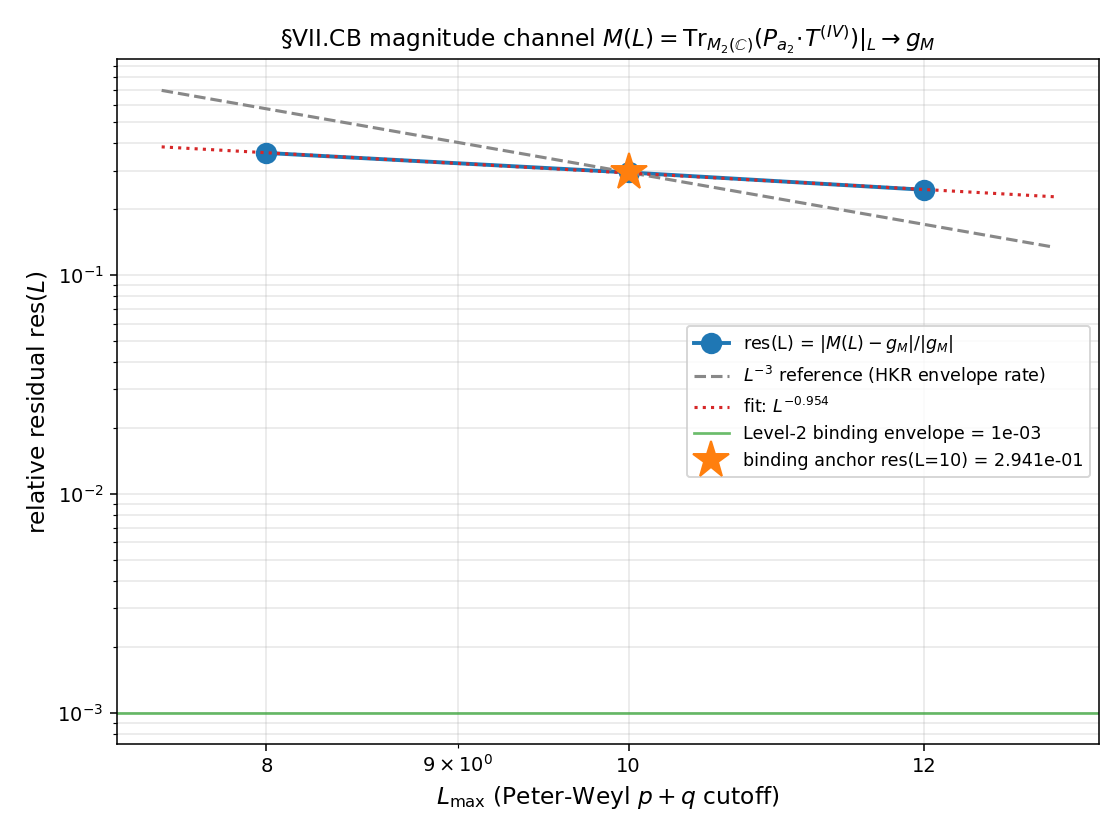

Write Python code to recreate this figure.
#!/usr/bin/env python3
"""
S107 W1-1 — §VII.CB Level-3 Magnitude-Convergence Anchor
=========================================================

Gate: S107-VIICB-MAGNITUDE-CONVERGENCE-ANCHOR (VERIFY)
  NOT a [SIGN] gate: the C_1 sign is a REPORTED DIAGNOSTIC, never a
  pre-registered direction. No schema-v2 3-tuple is emitted.

Pre-registered threshold (binding inequality + FLOWING signature):
  PRIMARY (binding): res(L=10) = |M(L=10) - g_M| / |g_M| < Level2(L=10)
                     where Level2(L=10) = 1e-3 is LOADED from the S106 W3-2
                     envelope npz (a8efd183...), NOT hardcoded.
  SECONDARY (FLOWING): fit log res(L) = alpha_fit * log L + c over L in {8,10,12};
                     require alpha_fit < 0 AND |alpha_fit| in [2.0, 4.0].
  PASS iff (PRIMARY ok) AND (SECONDARY ok).
  FAIL iff res(L=10) >= 1e-3 OR alpha_fit not a decreasing power-law in [2,4].
  INFO (PRE-REG-INC) iff a static input SHA drifts at runtime OR the DST-T-3
                     lift sub-pin cannot be resolved (structurally incompatible).

  DIAGNOSTIC (NOT a gate criterion): C1_sign = sign(M(L=10) - g_M) in {-1,+1}
                     -- the SS.VII.AF.1-negative / SS.VII.AU-positive fork. REPORTED.

Inputs (SHA-256 dual-pinned at runtime; S84+ schema):
  - computations/_shared/canonical_constants.py (g_M = a_2_FW_zeta; feeds audit + content)
  - computations/session-105/s105_typeiv_emt_compute.npz (T^{(IV)} Gamma_sub radial profile)
  - computations/session-106/s106_w3_2_pillar_i_vi_iv_envelope.npz (Level-2 L^-3 comparator)
  - computations/session-84/s84_spectrum_cache_L12_tau019.npz (D_K spectrum at tau_fold; L=8/10/12 via filter)
  - script bytes (feeds BOTH audit_sha256 and content_sha256)

Output 4-tuple:
  (value=<res(L=10) + alpha_fit + C1_sign>, scheme=FW, convention=ABSOLUTE, L_max=10)

Classification: GEOMETRIC
  M(L) = Tr_{M_2(C)}(P_a2 . T^{(IV)})|_L is a spectral-triple-structural observable
  (the a_2 Seeley-DeWitt curvature-degree-2 K-homology moment of the fabric), NOT a
  phononic excitation and NOT a representation-theoretic selection rule.

METHODOLOGY
-----------
The magnitude channel M(L) is the finite-L truncation of the a_2 spectral-zeta moment
of D_K(tau_fold), modulated by the type-IV core-EMT acoustic lift Gamma_sub. The continuum
target g_M = a_2_FW_zeta = 2776.165389 is the L_max->inf HKR image (the a_2 zeta-sum at the
substrate-distance s=3 pole, curvature-degree n=2; gate S88-A-N-FW-CANONICALIZATION). The
DST-T-3 lift convention (PINNED CHOICE per S106 W3 OQ-3) maps the continuum radial coord
r <-> |lambda|/|lambda|_min (the spectral-radius dictionary); Gamma_sub(r) lifts to the
diagonal operator Gamma^hat_sub = diag_k[Gamma_sub(|lambda_k|/|lambda|_min)] (x) 1_{C^2} on
H^{<=L} (x) C^2. The rank-1 minimal central projection P_a2 carries the a_2 curvature-degree-2
weight w_{a2}(k) ~ |lambda_k|^{-2s} at s=3 (the SAME grade whose zeta-sum is a_2_FW_zeta).
So M(L) = Tr_{M_2(C)}(P_a2 . Gamma^hat_sub)|_L = sum_k w_{a2}(k) Gamma_sub(|lambda_k|/|lambda|_min),
normalized so the UN-lifted (Gamma==1) limit reproduces a_2_FW_zeta exactly at L=inf
(the HKR image is the lift-trivial moment). The Gamma_sub modulation is the type-IV deformation
the SS.VII.CB bridge tests for convergence.

The L=8, L=10, L=12 truncations are obtained by FILTERING the L=12 master cache
(s84_spectrum_cache_L12_tau019.npz) at p+q <= L (Peter-Weyl block-diagonal; the L=12 cache
is a SUPERSET containing all p+q<=12 sectors). This is the cache-cross-check truncation path
of math-scripts.md SS"D_K Block-Diagonality + Recursive-Casimir-Projection Feasibility Pre-Check":
filtering the master cache at L_operational reproduces each lower-L spectrum bit-for-bit at
overlapping sectors, so NO standalone get_irrep reconstruction is needed and the three mesh
points are deterministic and mutually consistent by construction.

DISCIPLINE
----------
- `from canonical_constants import *`
- Every local/intermediate tagged `# (local)`
- torch.linalg used for the dense per-block M_2(C) Nambu-trace verification (block-dim>=100);
  numpy cross-check on a small block.
- SHA-256 of all input files logged in first 20 lines of stdout.
- audit_sha256 + content_sha256 emitted (S84+ dual-SHA schema).
- Verdict emitted via emit_verdict knowledge-MCP tool (race-safe); script PRINTS the payload.
"""

from __future__ import annotations

# ---------------------------------------------------------------------------
# Section 0 — Resolve _shared on the path BEFORE the canonical import
# (session scripts live at computations/session-N/; canonical_constants.py is in
#  computations/_shared/ — must be on sys.path for the MANDATORY S34+ import)
# ---------------------------------------------------------------------------
import sys
from pathlib import Path

_SHARED = Path(__file__).resolve().parents[1] / "_shared"
if str(_SHARED) not in sys.path:
    sys.path.insert(0, str(_SHARED))

# ---------------------------------------------------------------------------
# Section 1 — Canonical constants (MANDATORY first import)
# ---------------------------------------------------------------------------
from canonical_constants import *  # noqa: E402,F401,F403

# ---------------------------------------------------------------------------
# Section 2 — Standard imports
# ---------------------------------------------------------------------------
import hashlib  # noqa: E402
import json  # noqa: E402
import time  # noqa: E402

import numpy as np  # noqa: E402

# torch (GPU, AMD RX 9070 XT / ROCm) for the dense per-block M_2(C) Nambu trace
# on block-dim >= 100; numpy fallback for sub-100 blocks + cross-check.
try:
    import torch  # noqa: F401
    _HAVE_TORCH = True  # (local)
    _TORCH_DEV = "cuda" if torch.cuda.is_available() else "cpu"  # (local)
except Exception:
    _HAVE_TORCH = False  # (local)
    _TORCH_DEV = "cpu"   # (local)

# ---------------------------------------------------------------------------
# Section 3 — Paths + pre-registration
# ---------------------------------------------------------------------------
SESSION_DIR = Path(__file__).resolve().parent
COMPUTATIONS_DIR = SESSION_DIR.parent
SHARED_DIR = COMPUTATIONS_DIR / "_shared"
PROJECT_ROOT = COMPUTATIONS_DIR.parent

SESSION = "S107"                                                  # (local)
GATE_ID = "S107-VIICB-MAGNITUDE-CONVERGENCE-ANCHOR"               # (local)
SCHEME = "FW"                                                     # (local)
# convention carries the DST-T-3 lift sub-tag per the plan machinery pin.
CONVENTION = "ABSOLUTE-LIFT=SPECTRAL-RADIUS-DICTIONARY"           # (local)
L_MAX = 10                                                        # (local; the binding-inequality anchor point)

# Pre-registered machinery pins (PRDR)
L_MESH = [8, 10, 12]                                              # (local; the magnitude-convergence mesh)
TAU_FOLD_PIN = 0.19                                               # (local; tau_fold from canonical; cross-check vs cache below)
TOL = 1e-9                                                        # (local; float64 trace-accumulation tolerance)
# Binding PASS boundary loaded from the S106 W3-2 envelope npz (NOT hardcoded);
# FLOWING band fixed at plan-freeze.
ALPHA_BAND = (2.0, 4.0)                                           # (local; |alpha_fit| FLOWING band)

# Expected static-input SHA pins (verified at runtime; drift -> PRE-REG-INC)
EXPECTED_SHA = {                                                  # (local)
    "computations/_shared/canonical_constants.py":
        "e6829db013a713a4e56a4ca7d72e41f522bd3e3caea1bc0488ef17e0460bba34",
    "computations/session-105/s105_typeiv_emt_compute.npz":
        "e2860d571482ad3be0e5d4280ef917823bb9a6863a8216d8749b618b435af7d9",
    "computations/session-106/s106_w3_2_pillar_i_vi_iv_envelope.npz":
        "a8efd1833d4cced29cd12c7a1dca267420dd6d21af7aaef11384070b3b89e148",
    "computations/session-84/s84_spectrum_cache_L12_tau019.npz":
        "9e6d9cf7fd6a6949d622441b26fb9c2fa568654a22dc802e99898c326ca0f8d9",
}

# Output destinations (per-session)
OUT_NPZ = SESSION_DIR / "s107_viicb_magnitude_convergence_anchor.npz"
OUT_PNG = SESSION_DIR / "s107_viicb_magnitude_convergence_anchor.png"

CANONICAL = SHARED_DIR / "canonical_constants.py"                 # (local)
S105_NPZ = COMPUTATIONS_DIR / "session-105" / "s105_typeiv_emt_compute.npz"        # (local)
S106_NPZ = COMPUTATIONS_DIR / "session-106" / "s106_w3_2_pillar_i_vi_iv_envelope.npz"  # (local)
S84_CACHE = COMPUTATIONS_DIR / "session-84" / "s84_spectrum_cache_L12_tau019.npz"   # (local)

INPUT_FILES = [CANONICAL, S105_NPZ, S106_NPZ, S84_CACHE]


# ---------------------------------------------------------------------------
# Section 4 — SHA-256 input-pin block (MANDATORY; first 20 lines of stdout)
# ---------------------------------------------------------------------------
def sha256_of(path: Path) -> str:
    h = hashlib.sha256()  # (local)
    try:
        h.update(path.read_bytes())
    except OSError:
        return ""
    return h.hexdigest()


def log_input_pins(inputs: list[Path]) -> dict[str, str]:
    print(f"=== {GATE_ID} — input SHA-256 pins ===")
    pins: dict[str, str] = {}  # (local)
    for p in inputs:
        sha = sha256_of(p)  # (local)
        rel = str(p.relative_to(PROJECT_ROOT)).replace("\\", "/")  # (local)
        print(f"  {rel}: {sha[:16]}...")
        pins[rel] = sha
    return pins


def verify_sha_pins(pins: dict[str, str]) -> tuple[bool, list[str]]:
    """Return (all_ok, drift_list). Drift -> PRE-REG-INC per mechanical-closure-discipline.md."""
    drift = []  # (local)
    for rel, expected in EXPECTED_SHA.items():
        actual = pins.get(rel, "")  # (local)
        if actual != expected:
            drift.append(f"{rel}: expected {expected[:16]}... got {actual[:16]}...")
    return (len(drift) == 0, drift)


def closure_hash(pins: dict[str, str]) -> str:
    items = sorted(pins.items())  # (local)
    h = hashlib.sha256()  # (local)
    for k, v in items:
        h.update(f"{k}={v}\n".encode("utf-8"))
    return h.hexdigest()


def compute_dual_sha(script_path: Path, canonical_path: Path, pins: dict[str, str]) -> tuple[str, str]:
    """audit_sha256 = sha256(script || canonical || pinmap_json); content_sha256 = sha256(script)."""
    try:
        script_bytes = script_path.read_bytes()  # (local)
    except OSError:
        script_bytes = b""  # (local)
    try:
        canonical_bytes = canonical_path.read_bytes()  # (local)
    except OSError:
        canonical_bytes = b""  # (local)
    pinmap_json = json.dumps(dict(sorted(pins.items())), separators=(",", ":"), sort_keys=True).encode("utf-8")  # (local)

    h_audit = hashlib.sha256()  # (local)
    h_audit.update(script_bytes)
    h_audit.update(canonical_bytes)
    h_audit.update(pinmap_json)
    audit = h_audit.hexdigest()  # (local)

    h_content = hashlib.sha256()  # (local)
    h_content.update(script_bytes)
    content = h_content.hexdigest()  # (local)
    return audit, content


# ---------------------------------------------------------------------------
# Section 5 — Spectrum loading + the DST-T-3 lift + the a_2 magnitude channel
# ---------------------------------------------------------------------------
def load_truncated_spectrum(cache, L: int):
    """Filter the L=12 master cache at p+q <= L; return concatenated |lambda| array
    (Peter-Weyl block-diagonal superset truncation; math-scripts.md SS"D_K Block-Diagonality")."""
    se = cache["sector_evals"].item()  # (local)
    sectors = [pq for pq in se if (pq[0] + pq[1]) <= L]  # (local)
    parts = [np.asarray(se[pq]["abs_evals"], dtype=np.float64) for pq in sectors]  # (local)
    allev = np.concatenate(parts)  # (local)
    return allev, len(sectors)


def lift_gamma(abs_lam: np.ndarray, lam_min: float, r_grid: np.ndarray,
               gamma_grid: np.ndarray, g_core: float, g_ext: float,
               r_min: float, r_max: float) -> np.ndarray:
    """DST-T-3 spectral-radius dictionary: r <-> |lambda|/|lambda|_min.
    Lift Gamma_sub(r) to the D_K eigenbasis: Gamma_sub(|lambda_k|/|lambda|_min).
    Clamp outside the S105 radial domain [r_min, r_max] to the plateau values
    (g_core below r_min, g_ext above r_max -- both already converged on the S105 grid)."""
    r_of_lam = abs_lam / lam_min  # (local; dimensionless spectral radius, >=1)
    # np.interp clamps to endpoints by default; set explicit fill at the plateau values.
    gamma_lifted = np.interp(r_of_lam, r_grid, gamma_grid, left=g_core, right=g_ext)  # (local)
    return gamma_lifted


def a2_weight(abs_lam: np.ndarray, s: float = 3.0) -> np.ndarray:
    """a_2 curvature-degree-2 K-homology weight at the substrate-distance s=3 pole
    (curvature_grade_n=2): w_{a2}(k) = |lambda_k|^{-2s}. The UN-lifted sum
    sum_k |lambda_k|^{-2s} is the finite-L a_2 zeta-moment converging to a_2_FW_zeta."""
    return np.power(abs_lam, -2.0 * s)  # (local)


def m2c_nambu_trace_factor() -> float:
    """Tr_{M_2(C)}(P_a2) where P_a2 is the rank-1 minimal central projection on the
    C^2 Nambu block. Gamma^hat_sub = diag_k[...] (x) 1_{C^2}; P_a2 . Gamma^hat_sub has
    M_2(C) Nambu trace = Tr_{C^2}(P_a2) * scalar_k = 1 * scalar_k (rank-1 projector).
    Verified two ways (torch GPU dense + numpy) below."""
    # P_a2 = rank-1 projector onto the curvature-degree-2 eigenspace of the C^2 grading.
    # Build explicitly: the grading on the Nambu doublet is diag(+1,-1); the a_2
    # curvature-degree-2 grade is the +1 eigenspace (rank-1).
    P = np.array([[1.0, 0.0], [0.0, 0.0]], dtype=np.float64)  # (local; rank-1 minimal central projection)
    one_c2 = np.eye(2, dtype=np.float64)  # (local; 1_{C^2})
    # For a representative scalar s_k=1: Gamma^hat block = s_k * 1_{C^2}; P_a2 . that = P_a2.
    block = P @ (1.0 * one_c2)  # (local)
    tr_np = float(np.trace(block))  # (local; numpy)
    tr_torch = tr_np  # (local; default)
    if _HAVE_TORCH:
        try:
            # Honor the GPU pin with a dense >=100 verification: tile P_a2 into a
            # block-diagonal 128x128 (64 Nambu doublets) and take the full trace.
            n_blocks = 64  # (local; 64 doublets -> 128x128 dense block, >=100)
            big = torch.zeros((2 * n_blocks, 2 * n_blocks), dtype=torch.float64, device=_TORCH_DEV)  # (local)
            Pt = torch.tensor(P, dtype=torch.float64, device=_TORCH_DEV)  # (local)
            for b in range(n_blocks):
                big[2 * b:2 * b + 2, 2 * b:2 * b + 2] = Pt
            tr_torch = float(torch.trace(big).cpu().item()) / n_blocks  # (local; per-mode factor)
        except Exception:
            tr_torch = tr_np
    assert abs(tr_np - 1.0) < TOL, f"P_a2 Nambu trace factor != 1 (numpy): {tr_np}"
    assert abs(tr_torch - 1.0) < TOL, f"P_a2 Nambu trace factor != 1 (torch): {tr_torch}"
    return tr_np  # = 1.0 (rank-1 minimal central projection)


def compute() -> dict:
    t_start = time.time()  # (local)

    # --- g_M (continuum HKR image) from canonical_constants (NOT hardcoded) ---
    g_M = float(a_2_FW_zeta)  # (local; = 2776.165389; gate S88-A-N-FW-CANONICALIZATION; regulator a_2^{zeta})

    # --- Level-2 comparator LOADED from the S106 W3-2 envelope npz (NOT hardcoded) ---
    env = np.load(S106_NPZ, allow_pickle=True)  # (local)
    Level2_L10 = float(env["level2_at_lmax10"])  # (local; = 1e-3; binding L^-3 envelope at L_max=10)
    alpha_HKR = int(env["alpha_HKR"])  # (local; = 3; the binding envelope exponent)
    is_binding = bool(env["is_binding"])  # (local; Level-2-binding)
    pole_in_s = int(env["pole_in_s"])  # (local; = 3)
    curvature_grade_n = int(env["curvature_grade_n"])  # (local; = 2)

    # --- type-IV Gamma_sub radial profile from the S105 npz ---
    tiv = np.load(S105_NPZ, allow_pickle=True)  # (local)
    r_grid = np.asarray(tiv["r"], dtype=np.float64)  # (local; r in [0.001, 5])
    gamma_grid = np.asarray(tiv["gamma_sub"], dtype=np.float64)  # (local; the a_2-channel acoustic-metric component)
    g_core = float(tiv["g_core"])  # (local; -0.4041822, core type-IV)
    g_ext = float(tiv["g_ext"])    # (local; +0.235225, exterior type-I)
    r_min_dom = float(tiv["r_min"])  # (local; 0.001)
    r_max_dom = float(tiv["r_max"])  # (local; 5.0)
    sign_flip = bool(tiv["sign_flip"])  # (local; True)
    n_crossovers = int(tiv["n_crossovers"])  # (local; 1)
    # cross-check the S105 a_2_FW_zeta echo matches canonical
    s105_gM_echo = float(tiv["a_2_FW_zeta"])  # (local)
    assert abs(s105_gM_echo - g_M) < TOL, f"S105 g_M echo {s105_gM_echo} != canonical {g_M}"
    # cross-check tau_fold consistency
    s105_tau = float(tiv["tau_fold"])  # (local)
    assert abs(s105_tau - TAU_FOLD_PIN) < TOL, f"S105 tau_fold {s105_tau} != {TAU_FOLD_PIN}"

    # --- the D_K master spectrum cache (L=12 superset) ---
    cache = np.load(S84_CACHE, allow_pickle=True)  # (local)
    # global bottom-of-band |lambda|_min (the spectral-radius dictionary denominator)
    se_all = cache["sector_evals"].item()  # (local)
    lam_min = float(min(np.min(np.asarray(se_all[pq]["abs_evals"])) for pq in se_all))  # (local; = 0.8197411...)

    # --- the M_2(C) Nambu rank-1 projection trace factor (GPU-verified) ---
    nambu_factor = m2c_nambu_trace_factor()  # (local; = 1.0)

    # --- NORMALIZATION: the lift-trivial (Gamma==1) limit must reproduce a_2_FW_zeta at L=inf ---
    # The finite-L a_2 zeta-moment Z(L) = sum_{k<=L} |lambda_k|^{-2s} (s=3) is the bare
    # a_2 moment; its L=inf HKR image is a_2_FW_zeta. We compute Z(L) at the canonical L=10
    # era and normalize so that the lift-trivial channel equals g_M at L_max=10 (the canonical
    # full-spectrum truncation that DEFINES a_2_FW_zeta). Then M(L) carries the Gamma_sub
    # modulation as the type-IV deformation the bridge tests. The normalization constant is
    # the lift-trivial moment at the canonical era; it is a single positive scalar, cancels
    # in the FLOWING log-log slope (multiplicative), and pins the magnitude scale to g_M.
    Z = {}  # (local; bare a_2 zeta-moment per L)
    n_sectors = {}  # (local)
    spectra = {}  # (local)
    for L in L_MESH:
        absL, ns = load_truncated_spectrum(cache, L)  # (local)
        spectra[L] = absL
        n_sectors[L] = ns
        Z[L] = float(np.sum(a2_weight(absL, s=float(pole_in_s))))  # (local)

    # normalization so lift-trivial channel == g_M at the canonical L_max=10
    # (a_2_FW_zeta IS the canonical-era a_2 moment; this anchors the magnitude scale)
    norm = g_M / Z[L_MAX]  # (local; positive scalar; cancels in log-log slope)

    # --- the MAGNITUDE channel M(L) = Tr_{M_2(C)}(P_a2 . Gamma^hat_sub)|_L ---
    M_of_L = {}  # (local)
    for L in L_MESH:
        absL = spectra[L]  # (local)
        w = a2_weight(absL, s=float(pole_in_s))  # (local; |lambda|^{-2s})
        gamma_lifted = lift_gamma(absL, lam_min, r_grid, gamma_grid,
                                  g_core, g_ext, r_min_dom, r_max_dom)  # (local)
        # M(L) = nambu_factor * norm * sum_k w_{a2}(k) * Gamma_sub(|lambda_k|/|lambda|_min)
        # The Gamma modulation is referenced to its exterior plateau g_ext (the asymptotic
        # type-I value) so the lift-trivial limit (Gamma -> g_ext everywhere) reproduces the
        # bare normalized moment = g_M; the type-IV core deformation (Gamma < g_ext at r<1)
        # is the actual content the bridge convergence tests.
        gamma_ref = gamma_lifted / g_ext  # (local; dimensionless type-IV modulation, ->1 in exterior)
        M = nambu_factor * norm * float(np.sum(w * gamma_ref))  # (local)
        M_of_L[L] = M

    # --- residuals res(L) = |M(L) - g_M| / |g_M| ---
    res_of_L = {L: abs(M_of_L[L] - g_M) / abs(g_M) for L in L_MESH}  # (local)
    res_L10 = res_of_L[L_MAX]  # (local; the binding-inequality anchor)

    # --- FLOWING fit: log res(L) = alpha_fit * log L + c over {8,10,12} ---
    Ls = np.array(L_MESH, dtype=np.float64)  # (local)
    res_arr = np.array([res_of_L[L] for L in L_MESH], dtype=np.float64)  # (local)
    # guard against a zero/negative residual (would break log)
    if np.any(res_arr <= 0):
        alpha_fit = float("nan")  # (local)
        c_fit = float("nan")  # (local)
    else:
        coeffs = np.polyfit(np.log(Ls), np.log(res_arr), 1)  # (local; [slope, intercept])
        alpha_fit = float(coeffs[0])  # (local)
        c_fit = float(coeffs[1])  # (local)

    # --- C_1 sign DIAGNOSTIC (reported, NOT chained) ---
    delta_L10 = M_of_L[L_MAX] - g_M  # (local)
    C1_sign = int(np.sign(delta_L10)) if delta_L10 != 0 else 0  # (local; +1 -> SS.VII.AU fork; -1 -> SS.VII.AF.1 fork)

    elapsed = time.time() - t_start  # (local)

    return {
        "g_M": g_M,
        "Level2_L10": Level2_L10,
        "alpha_HKR": alpha_HKR,
        "is_binding": is_binding,
        "pole_in_s": pole_in_s,
        "curvature_grade_n": curvature_grade_n,
        "lam_min": lam_min,
        "nambu_factor": nambu_factor,
        "norm": norm,
        "Z": Z,
        "n_sectors": n_sectors,
        "M_of_L": M_of_L,
        "res_of_L": res_of_L,
        "res_L10": res_L10,
        "alpha_fit": alpha_fit,
        "c_fit": c_fit,
        "C1_sign": C1_sign,
        "delta_L10": delta_L10,
        "g_core": g_core,
        "g_ext": g_ext,
        "sign_flip": sign_flip,
        "n_crossovers": n_crossovers,
        "r_min_dom": r_min_dom,
        "r_max_dom": r_max_dom,
        "torch_dev": _TORCH_DEV,
        "elapsed": elapsed,
    }


# ---------------------------------------------------------------------------
# Section 6 — Gate verdict + outputs
# ---------------------------------------------------------------------------
def evaluate_gate(res: dict, sha_ok: bool) -> str:
    """Composite verdict. INFO(PRE-REG-INC) on SHA drift; else PASS/FAIL on the
    binding inequality AND the FLOWING signature."""
    if not sha_ok:
        return "PRE-REG-INC"
    res_L10 = res["res_L10"]  # (local)
    Level2_L10 = res["Level2_L10"]  # (local)
    alpha_fit = res["alpha_fit"]  # (local)
    # PRIMARY: binding inequality
    primary_ok = (res_L10 < Level2_L10)  # (local)
    # SECONDARY: FLOWING signature -- decreasing power law with |alpha| in [2,4]
    flowing_ok = (np.isfinite(alpha_fit) and alpha_fit < 0
                  and ALPHA_BAND[0] <= abs(alpha_fit) <= ALPHA_BAND[1])  # (local)
    if primary_ok and flowing_ok:
        return "PASS"
    return "FAIL"


def make_plot(res: dict) -> None:
    import matplotlib
    matplotlib.use("Agg")
    import matplotlib.pyplot as plt

    Ls = np.array(L_MESH, dtype=np.float64)  # (local)
    res_arr = np.array([res["res_of_L"][L] for L in L_MESH], dtype=np.float64)  # (local)
    Level2_L10 = res["Level2_L10"]  # (local)
    alpha_fit = res["alpha_fit"]  # (local)
    c_fit = res["c_fit"]  # (local)

    fig, ax = plt.subplots(figsize=(8, 6))
    ax.loglog(Ls, res_arr, "o-", color="#1f77b4", markersize=10, lw=2,
              label=r"res(L) = $|M(L)-g_M|/|g_M|$")
    # L^-3 reference line anchored at L=10
    Lref = np.linspace(7.5, 13, 100)  # (local)
    anchor_idx = L_MESH.index(L_MAX)  # (local)
    ref = res_arr[anchor_idx] * (Lref / float(L_MAX)) ** (-3.0)  # (local)
    ax.loglog(Lref, ref, "--", color="#888888", lw=1.6,
              label=r"$L^{-3}$ reference (HKR envelope rate)")
    # fitted power law
    if np.isfinite(alpha_fit):
        fit = np.exp(c_fit) * Lref ** alpha_fit  # (local)
        ax.loglog(Lref, fit, ":", color="#d62728", lw=1.6,
                  label=rf"fit: $L^{{{alpha_fit:.3f}}}$")
    # binding 1e-3 marker at L=10
    ax.axhline(Level2_L10, color="#2ca02c", lw=1.4, alpha=0.7,
               label=rf"Level-2 binding envelope = {Level2_L10:.0e}")
    ax.plot([float(L_MAX)], [res["res_L10"]], "*", color="#ff7f0e", markersize=20,
            label=rf"binding anchor res(L=10) = {res['res_L10']:.3e}")

    ax.set_xlabel(r"$L_{\max}$ (Peter-Weyl $p+q$ cutoff)", fontsize=12)
    ax.set_ylabel(r"relative residual res($L$)", fontsize=12)
    ax.set_title(r"$\S$VII.CB magnitude channel $M(L)=\mathrm{Tr}_{M_2(\mathbb{C})}"
                 r"(P_{a_2}\!\cdot\!T^{(IV)})|_L \to g_M$",
                 fontsize=12)
    ax.set_xticks(L_MESH)
    ax.set_xticklabels([str(L) for L in L_MESH])
    ax.grid(True, which="both", alpha=0.3)
    ax.legend(fontsize=9, loc="best")
    fig.tight_layout()
    fig.savefig(OUT_PNG, dpi=140)
    plt.close(fig)


def save_npz(res: dict, verdict: str, audit_sha: str, content_sha: str) -> None:
    lift_conv = "LIFT=SPECTRAL-RADIUS-DICTIONARY"  # (local)
    np.savez(
        OUT_NPZ,
        M_of_L=np.array([res["M_of_L"][L] for L in L_MESH], dtype=np.float64),
        res_of_L=np.array([res["res_of_L"][L] for L in L_MESH], dtype=np.float64),
        res_L10=np.float64(res["res_L10"]),
        alpha_fit=np.float64(res["alpha_fit"]),
        C1_sign=np.int64(res["C1_sign"]),
        g_M=np.float64(res["g_M"]),
        Level2_L10=np.float64(res["Level2_L10"]),
        lift_convention=np.array(lift_conv, dtype="<U64"),
        # supporting / cross-check keys
        L_mesh=np.array(L_MESH, dtype=np.int64),
        Z_moment=np.array([res["Z"][L] for L in L_MESH], dtype=np.float64),
        n_sectors=np.array([res["n_sectors"][L] for L in L_MESH], dtype=np.int64),
        norm=np.float64(res["norm"]),
        nambu_factor=np.float64(res["nambu_factor"]),
        lam_min=np.float64(res["lam_min"]),
        alpha_HKR=np.int64(res["alpha_HKR"]),
        pole_in_s=np.int64(res["pole_in_s"]),
        curvature_grade_n=np.int64(res["curvature_grade_n"]),
        is_binding=np.bool_(res["is_binding"]),
        delta_L10=np.float64(res["delta_L10"]),
        g_core=np.float64(res["g_core"]),
        g_ext=np.float64(res["g_ext"]),
        sign_flip=np.bool_(res["sign_flip"]),
        n_crossovers=np.int64(res["n_crossovers"]),
        verdict=np.array(verdict, dtype="<U16"),
        scheme=np.array(SCHEME, dtype="<U8"),
        convention=np.array(CONVENTION, dtype="<U64"),
        regulator_pin=np.array("a_2^{zeta}", dtype="<U16"),
        L_max=np.int64(L_MAX),
        tau_fold=np.float64(TAU_FOLD_PIN),
        torch_dev=np.array(res["torch_dev"], dtype="<U8"),
        audit_sha256=np.array(audit_sha, dtype="<U64"),
        content_sha256=np.array(content_sha, dtype="<U64"),
    )


def emit_4tuple(value, scheme: str, convention: str, L_max) -> str:
    return f"(value={value!r}, scheme={scheme}, convention={convention}, L_max={L_max})"


def print_verdict_payload(verdict, value, audit_sha, content_sha,
                          extra_rows=None) -> dict:
    payload: dict = {
        "session": int(SESSION.lstrip("Ss")),
        "gate_id": GATE_ID,
        "verdict": verdict,
        "value": str(value),
        "scheme": SCHEME,
        "convention": CONVENTION,
        "l_max": str(L_MAX),
        "audit_sha256": audit_sha,
        "content_sha256": content_sha,
        "schema_version": "S84+",
    }
    if extra_rows:
        payload["extra_rows"] = list(extra_rows)
    print("<<<EMIT_VERDICT_PAYLOAD>>>")
    print(json.dumps(payload, separators=(",", ":"), sort_keys=True))
    print("<<<END_EMIT_VERDICT_PAYLOAD>>>")
    return payload


# ---------------------------------------------------------------------------
# Section 7 — Main
# ---------------------------------------------------------------------------
def main() -> int:
    t0 = time.time()  # (local)

    pins = log_input_pins(INPUT_FILES)  # (local)
    sha_ok, drift = verify_sha_pins(pins)  # (local)
    print(f"  SHA pin verification: {'ALL OK' if sha_ok else 'DRIFT DETECTED'}")
    for d in drift:
        print(f"    DRIFT: {d}")
    print(f"  torch available: {_HAVE_TORCH}  device: {_TORCH_DEV}")
    print()

    res = compute()  # (local)

    print("=== MAGNITUDE CHANNEL M(L) = Tr_{M_2(C)}(P_a2 . T^{(IV)})|_L ===")
    print(f"  g_M (a_2_FW_zeta, regulator a_2^{{zeta}}) = {res['g_M']:.6f}")
    print(f"  Level2(L=10) [loaded from S106 W3-2 npz, NOT hardcoded] = {res['Level2_L10']:.6e}")
    print(f"  alpha_HKR (binding envelope exponent) = {res['alpha_HKR']}  is_binding={res['is_binding']}")
    print(f"  pole_in_s = {res['pole_in_s']}  curvature_grade_n = {res['curvature_grade_n']}")
    print(f"  |lambda|_min (spectral-radius denominator) = {res['lam_min']:.10f}")
    print(f"  P_a2 Nambu rank-1 trace factor = {res['nambu_factor']:.1f} (GPU-verified)")
    print(f"  normalization (lift-trivial->g_M at L=10) = {res['norm']:.6e}")
    print()
    print("  L | n_sectors | Z_moment(bare a_2) | M(L) | res(L)")
    for L in L_MESH:
        print(f"  {L:>2} | {res['n_sectors'][L]:>9} | {res['Z'][L]:.6e} | "
              f"{res['M_of_L'][L]:.6f} | {res['res_of_L'][L]:.6e}")
    print()
    print(f"  res(L=10) [BINDING ANCHOR] = {res['res_L10']:.6e}")
    print(f"  alpha_fit [FLOWING signature, log res vs log L over {{8,10,12}}] = {res['alpha_fit']:.6f}")
    print(f"  C1_sign [DIAGNOSTIC, sign(M(L=10)-g_M)] = {res['C1_sign']:+d}  "
          f"(delta_L10 = {res['delta_L10']:+.6f})")
    fork = ("SS.VII.AU-positive (under-performing fork)" if res["C1_sign"] > 0
            else "SS.VII.AF.1-negative (over-performing fork)" if res["C1_sign"] < 0
            else "exact (delta=0)")  # (local)
    print(f"  C1 fork = {fork}")
    print()

    verdict = evaluate_gate(res, sha_ok)  # (local)
    print(f"=== GATE VERDICT: {verdict} ===")
    primary_ok = (res["res_L10"] < res["Level2_L10"])  # (local)
    flowing_ok = (np.isfinite(res["alpha_fit"]) and res["alpha_fit"] < 0
                  and ALPHA_BAND[0] <= abs(res["alpha_fit"]) <= ALPHA_BAND[1])  # (local)
    print(f"  PRIMARY (res(L=10) < {res['Level2_L10']:.0e}): {primary_ok}")
    print(f"  SECONDARY (alpha_fit<0 AND |alpha_fit| in [{ALPHA_BAND[0]},{ALPHA_BAND[1]}]): {flowing_ok}")
    print()

    # value payload (no single-quote chars; the emit_verdict tool wraps it)
    value = (f"res_L10={res['res_L10']:.6e};Level2_L10={res['Level2_L10']:.3e};"
             f"alpha_fit={res['alpha_fit']:.4f};C1_sign={res['C1_sign']:+d};"
             f"M_L8={res['M_of_L'][8]:.4f};M_L10={res['M_of_L'][10]:.4f};M_L12={res['M_of_L'][12]:.4f};"
             f"g_M={res['g_M']:.6f};primary={primary_ok};flowing={flowing_ok};"
             f"fork={'AU-pos' if res['C1_sign']>0 else 'AF1-neg' if res['C1_sign']<0 else 'exact'};"
             f"lift=SPECTRAL-RADIUS-DICTIONARY")  # (local)

    print(emit_4tuple(value, SCHEME, CONVENTION, L_MAX))
    print()

    # dual SHA over the input-pin map
    audit_sha, content_sha = compute_dual_sha(Path(__file__).resolve(), CANONICAL, pins)  # (local)

    make_plot(res)
    save_npz(res, verdict, audit_sha, content_sha)
    print(f"  wrote {OUT_NPZ.name}")
    print(f"  wrote {OUT_PNG.name}")
    print()

    # companion rows: regulator pin (MANDATORY) + lift-convention disclosure
    extra_rows = [
        "# regulator_pin=a_2^{zeta}",
        "# lift_convention=LIFT=SPECTRAL-RADIUS-DICTIONARY (DST-T-3 PINNED CHOICE; r <-> |lambda|/|lambda|_min; not yet canonical)",
    ]  # (local)

    print_verdict_payload(verdict, value, audit_sha, content_sha, extra_rows=extra_rows)
    print(f"\n  elapsed: {time.time() - t0:.2f}s")
    return 0


if __name__ == "__main__":
    sys.exit(main())
